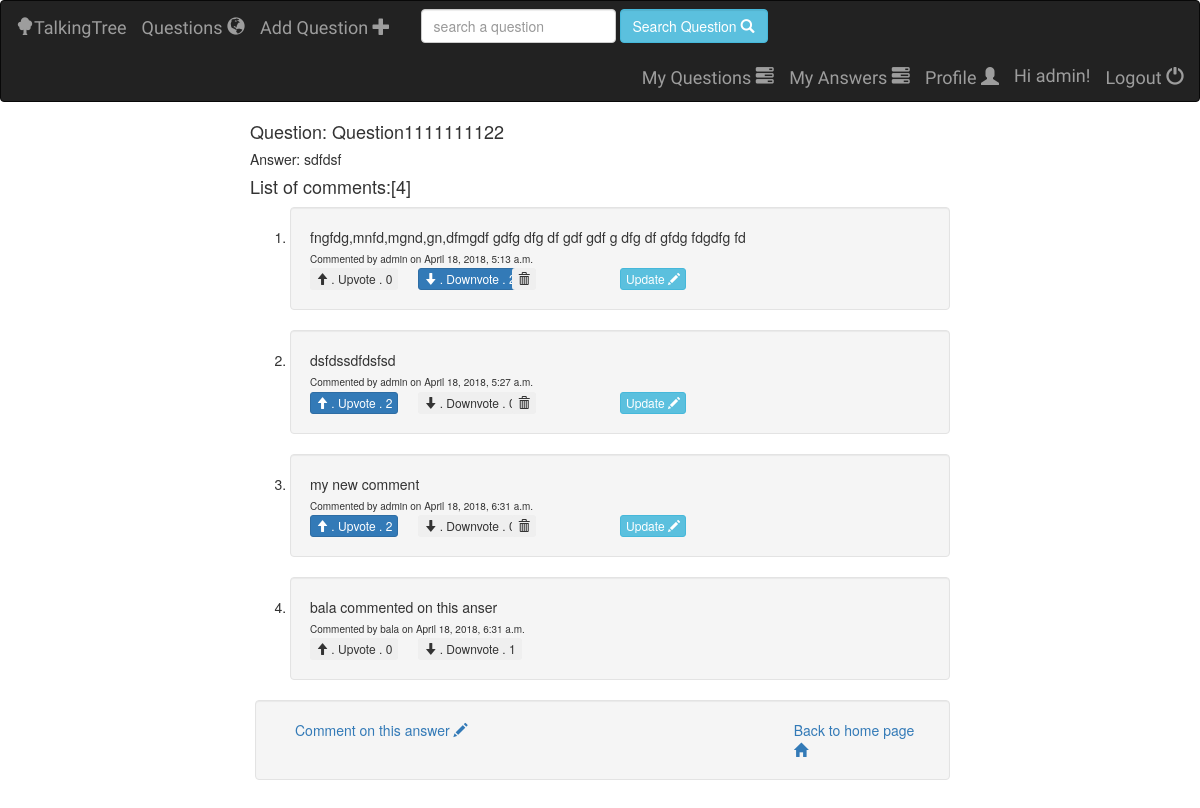
The page /talkingtree/questions/18/answers/31/comments/ (signed in) on the database as committed earlier.
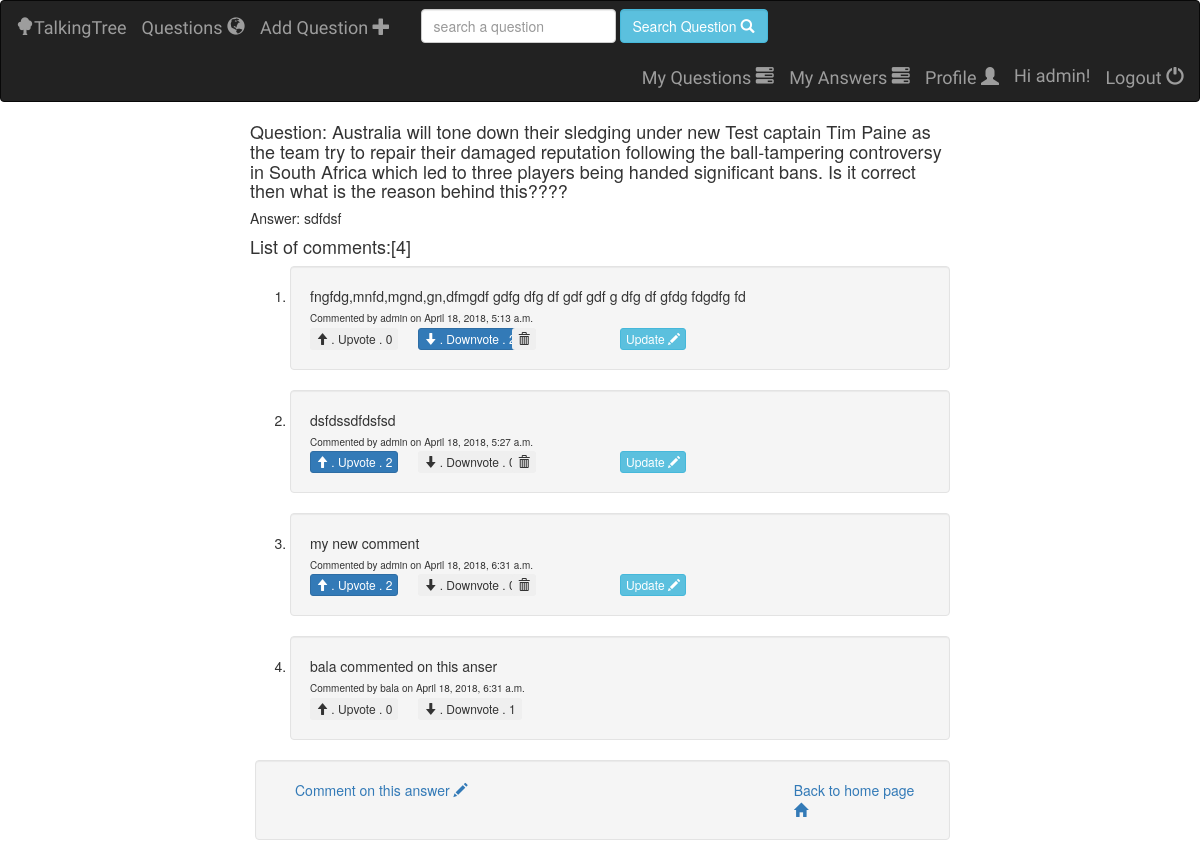
The same page on the database as committed later.
### talkingtree/models.py (models this page shows, shortened)
class Question(models.Model):
    user = models.ForeignKey(User, on_delete=models.DO_NOTHING)
    question_text = models.CharField(null=False, max_length=1023)
    created_date = models.DateTimeField(default=timezone.now())
    class Meta:
        ordering = ['-id']

### talkingtree/views/comment.py (the view)
# urls.py: url(r'^questions/(?P<question_id>[0-9]+)/answers/(?P<answer_id>[0-9]+)/comments/$', comment.comment, name='comment'),
def comment(request, question_id, answer_id):
    try:
        answer = Answer.objects.get(pk=answer_id)
        question = Question.objects.filter(answer__id=answer_id).first()
        comments = Comment.objects.filter(answer = answer)
        count_comment = answer.comment_set.count();
        comments_list = []
        for comment in comments:
            count_votecomment = Votecomment.objects.filter(vote=True, comment=comment).count()
            count_downvotecomment = Votecomment.objects.filter(vote=False, comment=comment).count()
            count_uservotecomment = None
            if request.user.is_authenticated:
                count_uservotecomment = Votecomment.objects.filter(user=request.user, comment=comment).count()
            if count_uservotecomment > 0:
                votecomment = Votecomment.objects.filter(user=request.user, comment=comment).first()
                comments_list.append(
                    {
                        'comment': comment,
                        'vote': votecomment.vote,
                        'count_upvotecomment': count_votecomment,
                        'count_downvotecomment': count_downvotecomment
                    }
                )
            else:
                comments_list.append(
                    {
                        'comment': comment,
                        'vote': None,
                        'count_upvotecomment': count_votecomment,
                        'count_downvotecomment': count_downvotecomment
                    }
                )
    except Question.DoesNotExist:
        raise Http404('comment Does not Exist.')
    return render(request, 'talkingtree/comment.html', {'question':question, 'answer' : answer,
                                                         'all_comment': comments_list, 'count_comment':count_comment,
                                                        })

### talkingtree/templates/talkingtree/comment.html (shortened to what the changed rows need)
 {% extends 'talkingtree/base.html' %}
 {%  block body %}
            <h4> Question: {{ question.question_text }}</h4>
    <h5> Answer: {{ answer.answer_text }}</h5>
    {% if all_comment %}
        <h4> List of comments:[{{ count_comment }}] </h4>
        <ol>
            {% for comment in all_comment %}
            <li>
            </li>
            {% endfor %}
        </ol>
        {% else %}
              <div class="alert alert-danger">
        No comment found. People are searching for a better comment to this answer.
       </div>
    {% endif %}
             <div class="well" style="margin-left: 5px">
             <div class="row" style="margin-left: 5px">
             </div>
            </div>
 {% endblock %}

Rows that differ between the two databases and show on the page:
changed Question: question_text "Question1111111122" → "Australia will tone down their sledging under new Test captain Tim Paine as the team try to repair their damaged reputation following the ball-tampering controversy in South Africa which led to three players being handed significant bans. Is it correct then what is the reason behind this????"
